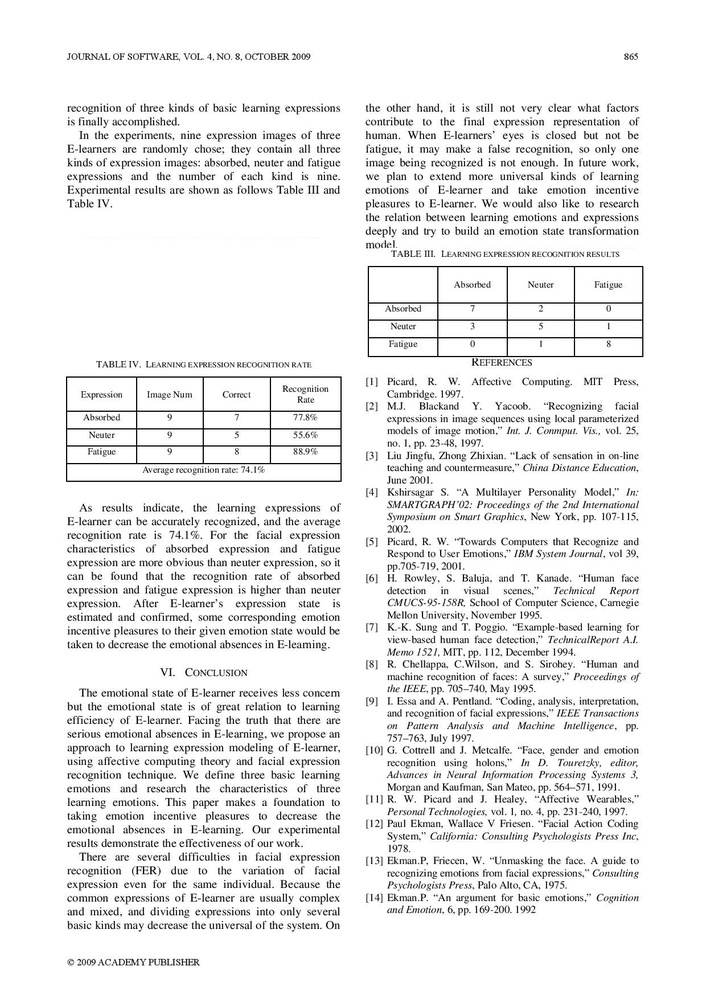
#> input picture table6.jpg, 706 x 999 px, shrunk from 1240 x 1754 before the run
$ jupyter execute final.ipynb
#> lines starting #> are read from the running program, lines starting #| are printed output that depends on the picture; after the words box and inside, x2 and y2 are one past the last pixel; in counts of white or black regions, pixels touching at a corner belong together
[cell 1]
import cv2
import numpy as np

[cell 2]
# Load image, grayscale, Gaussian blur, Otsu's threshold
image = cv2.imread('table6.jpg')
#> image is the input picture: shape (999, 706, 3); min 0, max 255, mean 237
gray = cv2.cvtColor(image, cv2.COLOR_BGR2GRAY)
blur = cv2.GaussianBlur(gray, (7,7), 0)
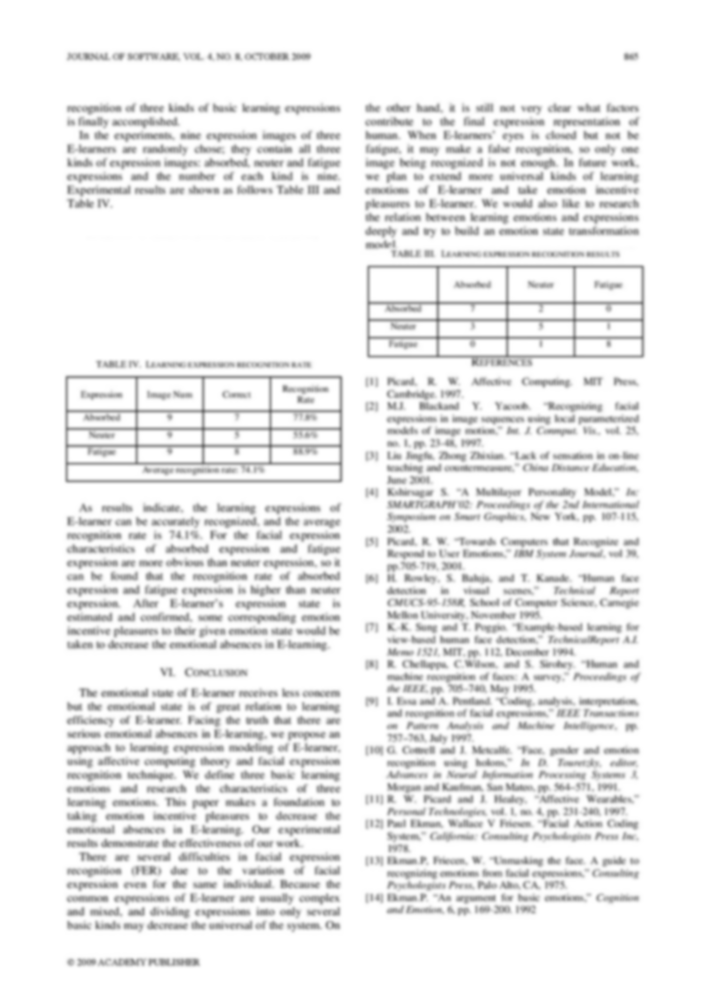
#> blur: shape (999, 706); min 116, max 255, mean 237
thresh = cv2.threshold(blur, 0, 255, cv2.THRESH_BINARY_INV + cv2.THRESH_OTSU)[1]
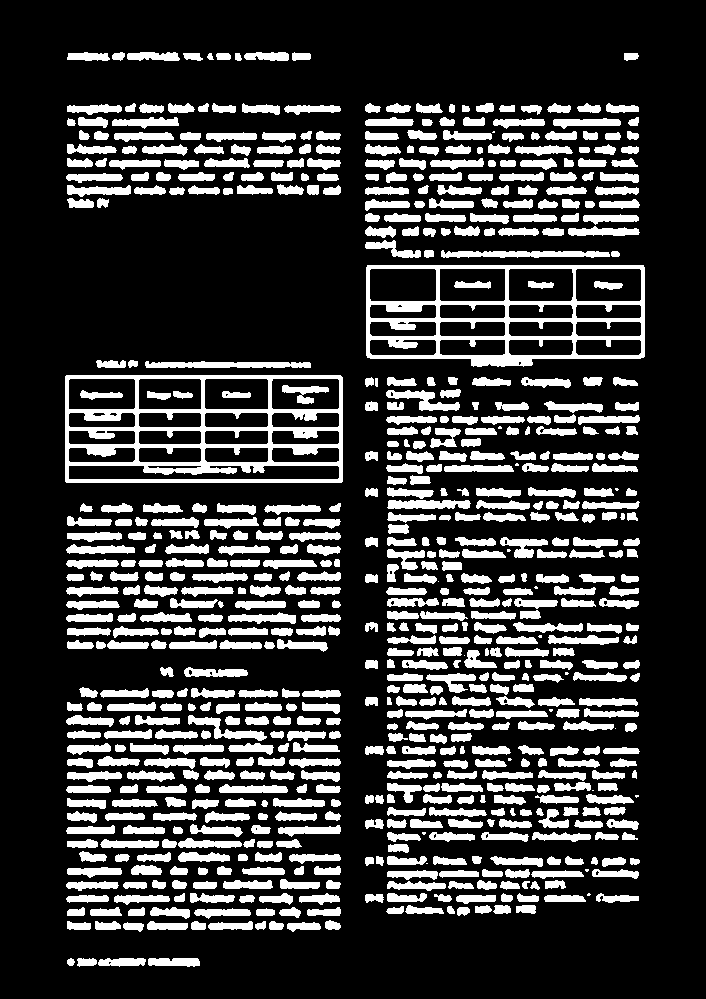
#> thresh: shape (999, 706); 21.9% white; 723 white regions (19 under 20 px), largest, box (x1, y1, x2, y2) and area: (65, 375, 343, 483) 10214, (366, 265, 645, 367) 8401, (441, 250, 610, 258) 964

[cell 3]
# Create rectangular structuring element and dilate
kernel = cv2.getStructuringElement(cv2.MORPH_RECT, (5,5))
dilate = cv2.dilate(thresh, kernel, iterations=4)
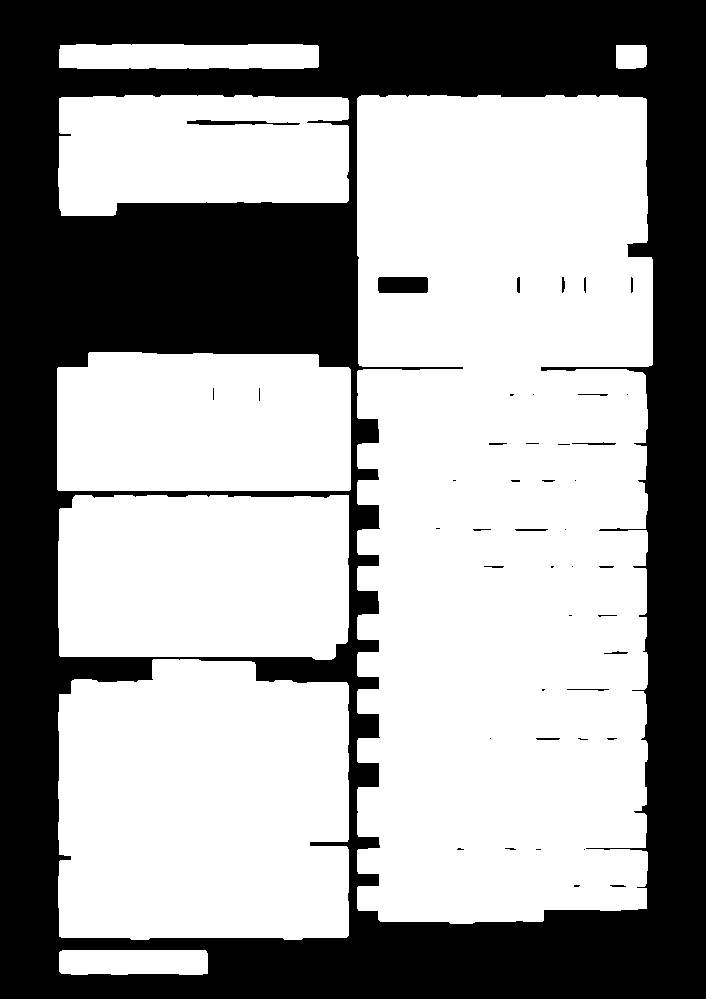
#> dilate: shape (999, 706); 61.8% white; 44 black regions (24 under 20 px)

[cell 4]
# Find contours, draw rectangle and numbering
cnts = cv2.findContours(dilate, cv2.RETR_EXTERNAL, cv2.CHAIN_APPROX_SIMPLE)
#> cnts = 8 contours; box (x1, y1, x2, y2) and area: (357, 95, 653, 924) 231512, (58, 659, 349, 940) 75822, (58, 495, 349, 660) 46034, (57, 352, 351, 491) 39168, (58, 95, 349, 216) 31102, (59, 44, 319, 69) 6022, (59, 950, 208, 975) 3454, (616, 45, 647, 69) 672
cnts = cnts[0] if len(cnts) == 2 else cnts[1]
n =0
for c in cnts:
    n+=1
#> this loop made 8 passes
#> after the loop, n = 8
for c in cnts:
    x,y,w,h = cv2.boundingRect(c)
    cv2.rectangle(image, (x, y), (x + w, y + h), (36,255,12), 2)
    cv2.putText(image, str(n), (x,y), cv2.FONT_HERSHEY_COMPLEX, 1, (32, 158, 68), 1, cv2.LINE_AA)
    n-=1
#> this loop made 8 passes
#> (x, y, w, h, n) on passes 1 to 8: (59, 950, 149, 25, 7), (58, 659, 291, 281, 6), (58, 495, 291, 165, 5), (57, 352, 294, 139, 4), (357, 95, 296, 829, 3), (58, 95, 291, 121, 2), (616, 45, 31, 24, 1), (59, 44, 260, 25, 0)
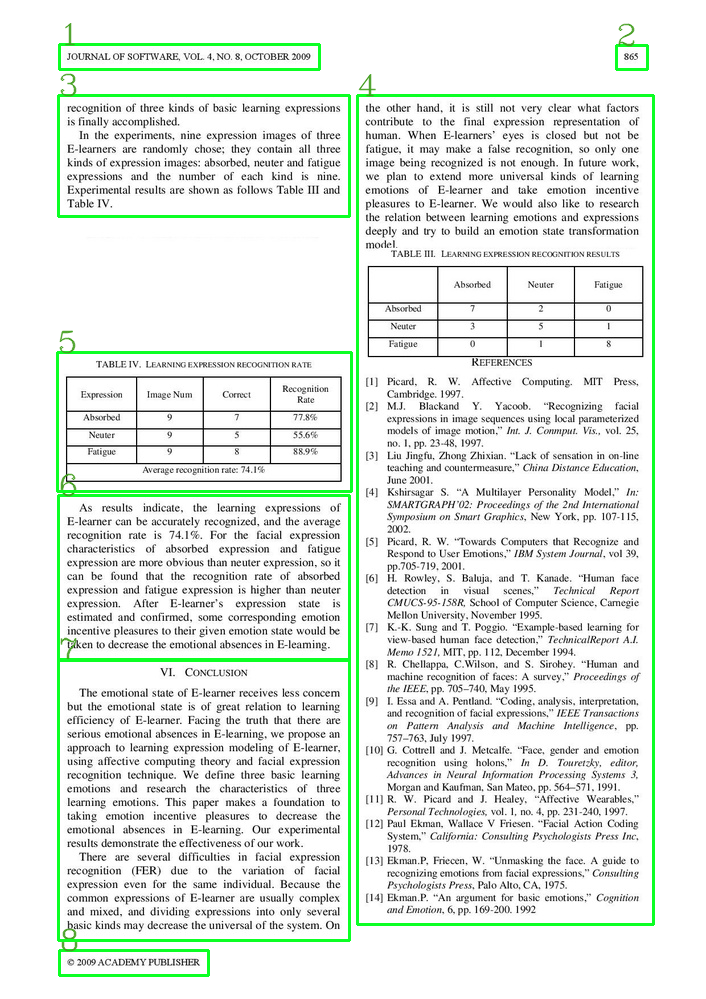
#> image: shape (999, 706, 3); 3.06% of pixels changed, all inside (x1, y1, x2, y2) = (56, 23, 655, 977)
#> after the loop, n = 0

# cv2.imshow('thresh', thresh)
# cv2.imshow('dilate', dilate)
cv2.imshow('image', image)
cv2.waitKey(0)
cv2.destroyAllWindows()

$ run again, with 1.png saved as table6.jpg
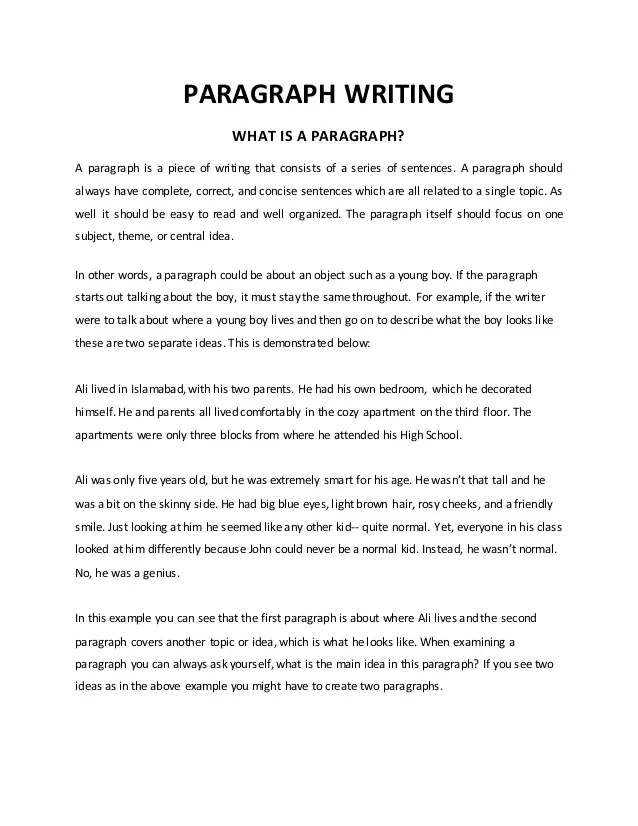
#> input picture 1.png, 638 x 826 px
#> image is the input picture: shape (826, 638, 3); min 0, max 255, mean 244
#> `thresh = cv2.threshold(blur, 0, 255, cv2.THRESH_BINARY_INV + cv2.THRES..`:
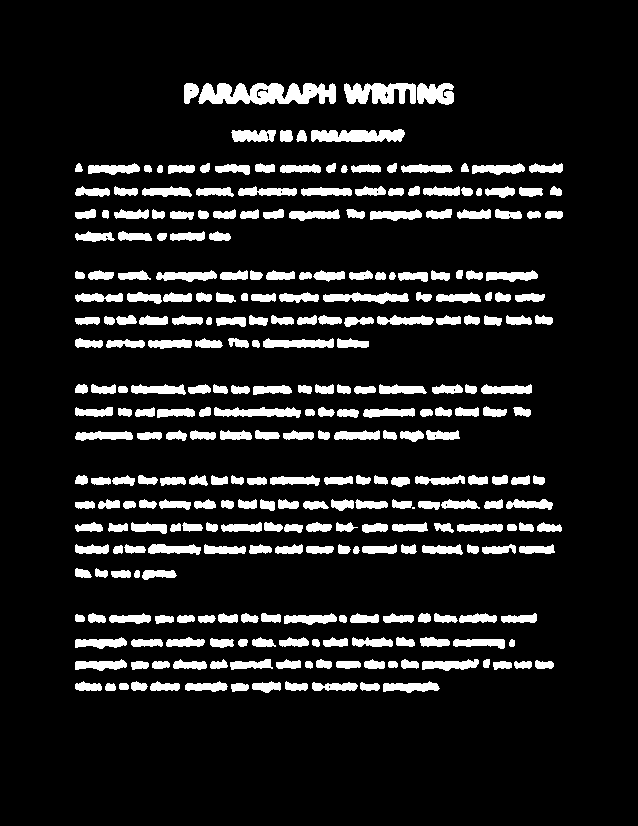
#> thresh: shape (826, 638); 11.4% white; 300 white regions (1 under 20 px), largest, box (x1, y1, x2, y2) and area: (198, 83, 336, 105) 2177, (344, 83, 416, 104) 1128, (311, 129, 405, 142) 980
#> dilate: shape (826, 638); 41.9% white; 7 white regions
#> cnts = 7 contours; box (x1, y1, x2, y2) and area: (67, 467, 570, 588) 48786, (67, 605, 562, 701) 41832, (67, 262, 561, 357) 40615, (67, 155, 571, 250) 39035, (67, 376, 540, 450) 31583, (176, 75, 462, 113) 10285, (223, 121, 413, 150) 5092
#> the loop `for c in cnts:` made 7 passes
#> after the loop `for c in cnts:`: n = 7
#> the loop `for c in cnts:` made 7 passes
#> (x, y, w, h, n) on passes 1 to 7: (67, 605, 495, 96, 6), (67, 467, 503, 121, 5), (67, 376, 473, 74, 4), (67, 262, 494, 95, 3), (67, 155, 504, 95, 2), (223, 121, 190, 29, 1), (176, 75, 286, 38, 0)
#> after the loop `for c in cnts:`:
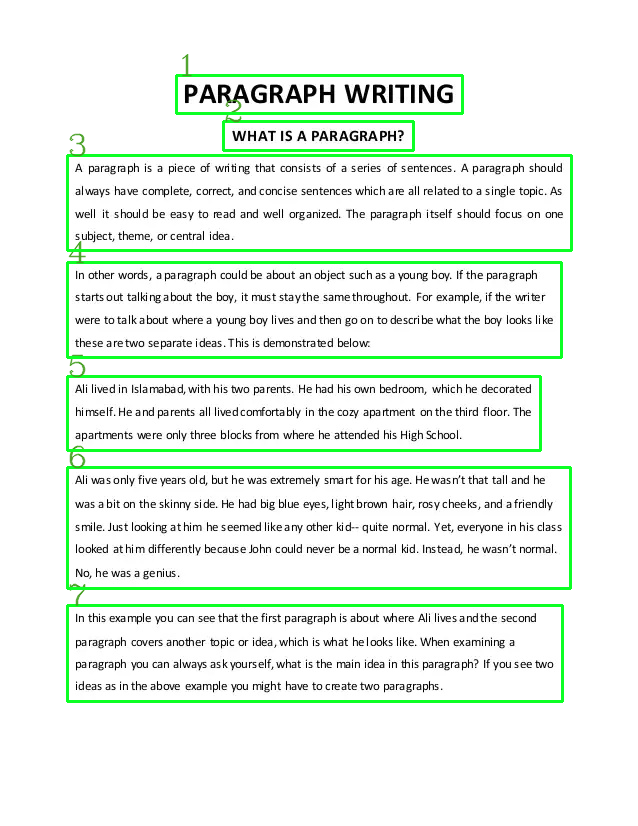
#> image: shape (826, 638, 3); 4.15% of pixels changed, all inside (x1, y1, x2, y2) = (66, 54, 573, 703)
#> after the loop `for c in cnts:`: n = 0

$ run again, with table1.png saved as table6.jpg
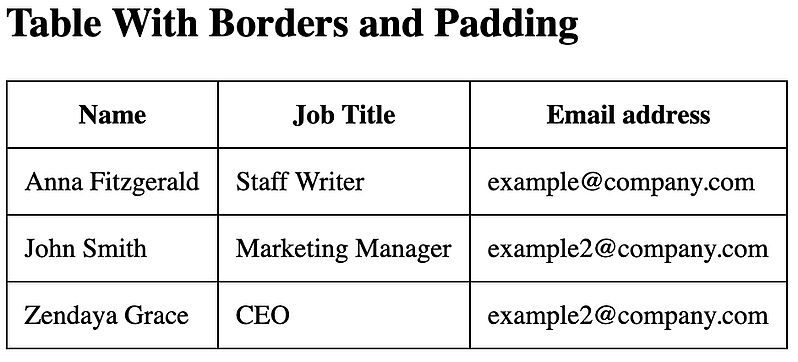
#> input picture table1.png, 798 x 362 px
#> image is the input picture: shape (362, 798, 3); min 0, max 255, mean 230
#> `thresh = cv2.threshold(blur, 0, 255, cv2.THRESH_BINARY_INV + cv2.THRES..`:
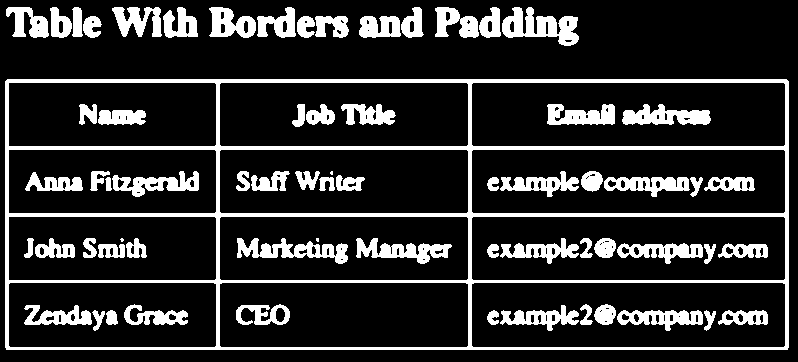
#> thresh: shape (362, 798); 17.8% white; 67 white regions (3 under 20 px), largest, box (x1, y1, x2, y2) and area: (5, 79, 789, 350) 18197, (502, 7, 579, 46) 1570, (237, 238, 348, 264) 1356
#> dilate: shape (362, 798); 66.6% white; 33 black regions (2 under 20 px)
#> cnts = 2 contours; box (x1, y1, x2, y2) and area: (0, 71, 797, 358) 227652, (0, 0, 587, 54) 24394
#> the loop `for c in cnts:` made 2 passes
#> n on passes 1 to 2: 1, 2
#> after the loop `for c in cnts:`: n = 2
#> the loop `for c in cnts:` made 2 passes
#> (x, y, w, h, n) on passes 1 to 2: (0, 71, 797, 287, 1), (0, 0, 587, 54, 0)
#> after the loop `for c in cnts:`:
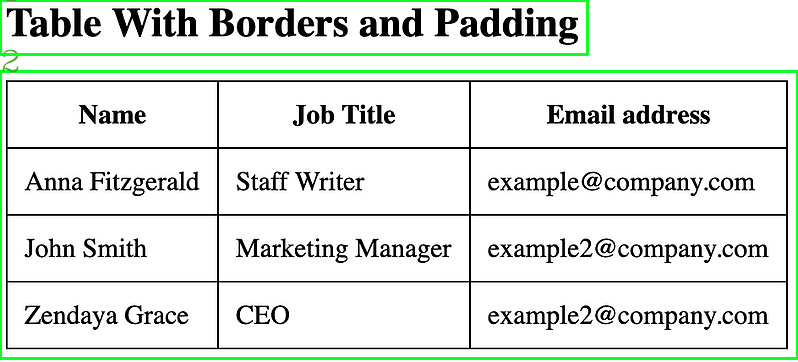
#> image: shape (362, 798, 3); 3.21% of pixels changed, all inside (x1, y1, x2, y2) = (0, 0, 798, 360)
#> after the loop `for c in cnts:`: n = 0
